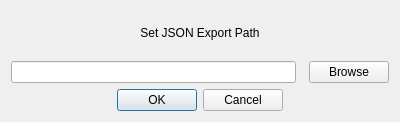
<?xml version="1.0" encoding="UTF-8"?>
<ui version="4.0">
 <class>exportDialog</class>
 <widget class="QDialog" name="exportDialog">
  <property name="geometry">
   <rect>
    <x>0</x>
    <y>0</y>
    <width>400</width>
    <height>122</height>
   </rect>
  </property>
  <property name="windowTitle">
   <string>Set JSON Export Path</string>
  </property>
  <layout class="QVBoxLayout" name="verticalLayout">
   <item>
    <widget class="QLabel" name="dialogMsg">
     <property name="text">
      <string>Set JSON Export Path</string>
     </property>
     <property name="alignment">
      <set>Qt::AlignCenter</set>
     </property>
    </widget>
   </item>
   <item>
    <layout class="QHBoxLayout" name="browseLayout" stretch="80,2,18">
     <item>
      <widget class="QLineEdit" name="absoluteJPath"/>
     </item>
     <item>
      <spacer name="horizontalSpacer">
       <property name="orientation">
        <enum>Qt::Horizontal</enum>
       </property>
       <property name="sizeHint" stdset="0">
        <size>
         <width>10</width>
         <height>20</height>
        </size>
       </property>
      </spacer>
     </item>
     <item>
      <widget class="QPushButton" name="browsePath">
       <property name="text">
        <string>Browse</string>
       </property>
      </widget>
     </item>
    </layout>
   </item>
   <item>
    <widget class="QDialogButtonBox" name="buttonBox">
     <property name="orientation">
      <enum>Qt::Horizontal</enum>
     </property>
     <property name="standardButtons">
      <set>QDialogButtonBox::Cancel|QDialogButtonBox::Ok</set>
     </property>
     <property name="centerButtons">
      <bool>true</bool>
     </property>
    </widget>
   </item>
  </layout>
 </widget>
 <resources/>
 <connections>
  <connection>
   <sender>buttonBox</sender>
   <signal>accepted()</signal>
   <receiver>exportDialog</receiver>
   <slot>accept()</slot>
   <hints>
    <hint type="sourcelabel">
     <x>248</x>
     <y>254</y>
    </hint>
    <hint type="destinationlabel">
     <x>157</x>
     <y>274</y>
    </hint>
   </hints>
  </connection>
  <connection>
   <sender>buttonBox</sender>
   <signal>rejected()</signal>
   <receiver>exportDialog</receiver>
   <slot>reject()</slot>
   <hints>
    <hint type="sourcelabel">
     <x>316</x>
     <y>260</y>
    </hint>
    <hint type="destinationlabel">
     <x>286</x>
     <y>274</y>
    </hint>
   </hints>
  </connection>
 </connections>
</ui>
